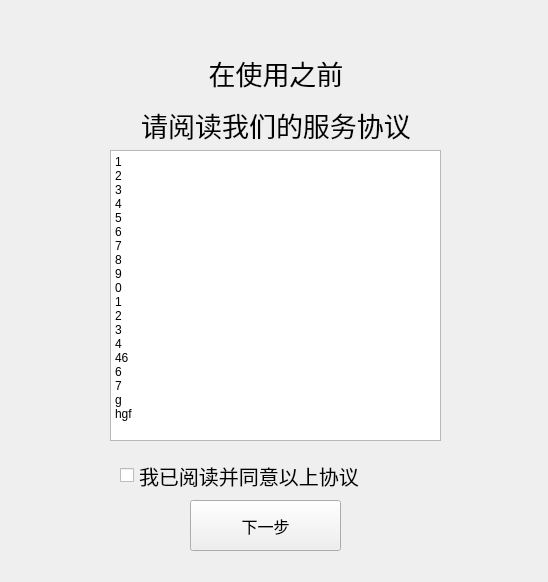
<?xml version="1.0" encoding="UTF-8"?>
<ui version="4.0">
 <class>TermsWindow</class>
 <widget class="QMainWindow" name="TermsWindow">
  <property name="geometry">
   <rect>
    <x>0</x>
    <y>0</y>
    <width>548</width>
    <height>582</height>
   </rect>
  </property>
  <property name="windowTitle">
   <string>用户协议</string>
  </property>
  <widget class="QWidget" name="centralwidget">
   <widget class="QPlainTextEdit" name="plainTextEdit">
    <property name="geometry">
     <rect>
      <x>110</x>
      <y>150</y>
      <width>331</width>
      <height>291</height>
     </rect>
    </property>
    <property name="readOnly">
     <bool>true</bool>
    </property>
    <property name="plainText">
     <string>1
2
3
4
5
6
7
8
9
0
1
2
3
4
46
6
7
g
hgf</string>
    </property>
   </widget>
   <widget class="QCheckBox" name="TermsWindow_AllowBtn">
    <property name="geometry">
     <rect>
      <x>120</x>
      <y>460</y>
      <width>301</width>
      <height>31</height>
     </rect>
    </property>
    <property name="font">
     <font>
      <family>HarmonyOS Sans SC</family>
      <pointsize>15</pointsize>
     </font>
    </property>
    <property name="text">
     <string>我已阅读并同意以上协议</string>
    </property>
   </widget>
   <widget class="QWidget" name="layoutWidget">
    <property name="geometry">
     <rect>
      <x>110</x>
      <y>50</y>
      <width>332</width>
      <height>97</height>
     </rect>
    </property>
    <property name="font">
     <font>
      <family>HarmonyOS Sans SC</family>
      <pointsize>20</pointsize>
     </font>
    </property>
    <layout class="QVBoxLayout" name="verticalLayout">
     <item>
      <widget class="QLabel" name="label">
       <property name="font">
        <font>
         <family>HarmonyOS Sans SC</family>
         <pointsize>20</pointsize>
        </font>
       </property>
       <property name="text">
        <string>在使用之前</string>
       </property>
       <property name="alignment">
        <set>Qt::AlignCenter</set>
       </property>
      </widget>
     </item>
     <item>
      <widget class="QLabel" name="label_2">
       <property name="font">
        <font>
         <family>HarmonyOS Sans SC</family>
         <pointsize>20</pointsize>
        </font>
       </property>
       <property name="text">
        <string>请阅读我们的服务协议</string>
       </property>
       <property name="alignment">
        <set>Qt::AlignCenter</set>
       </property>
      </widget>
     </item>
    </layout>
   </widget>
   <widget class="QPushButton" name="TermsWindow_NextBtn">
    <property name="geometry">
     <rect>
      <x>190</x>
      <y>500</y>
      <width>151</width>
      <height>51</height>
     </rect>
    </property>
    <property name="font">
     <font>
      <family>HarmonyOS Sans SC</family>
      <pointsize>12</pointsize>
     </font>
    </property>
    <property name="text">
     <string>下一步</string>
    </property>
   </widget>
  </widget>
 </widget>
 <resources/>
 <connections/>
</ui>
